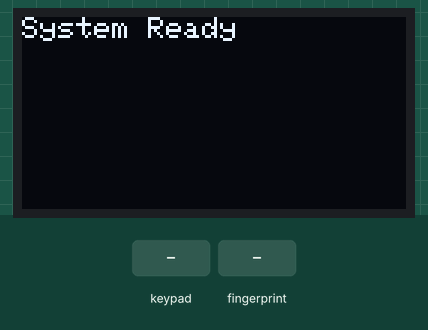
The sketch below on a simulated ESP32. Parts: 128×64 one-colour display. Inputs (shaded band) come from the test bench. WiFi joins after 1.5 s; servers stay silent unless stated; uploads are accepted with an empty reply; storage starts empty; what the sketch prints to the serial monitor is not drawn.

Above: at 4.3 s.
4.4 s: keypad keys 2 6 2 7 1 4 1 3 # pressed 0.4 s apart
At 8.4 s:
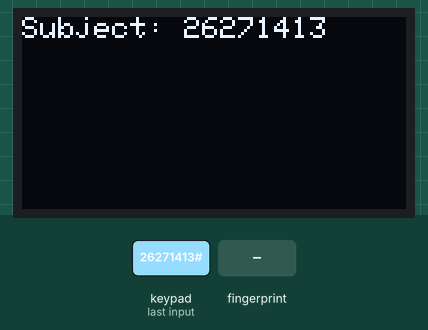
9.5 s: finger stored as number 1 placed on the sensor
At 10.7 s:
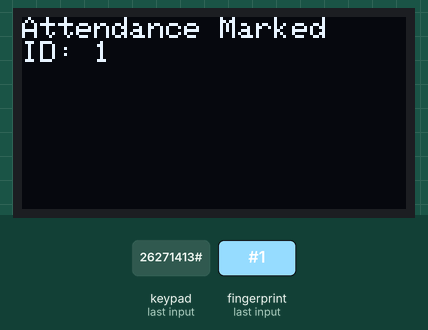
11.5 s: key 'A' pressed
At 13.2 s:
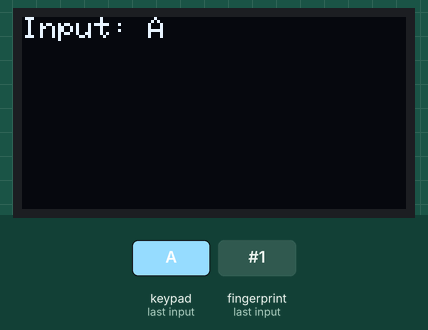
13.5 s: key 'B' pressed
At 14.7 s:
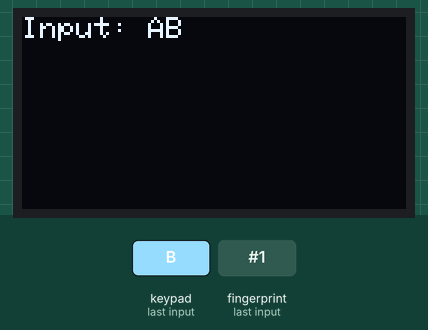
15.0 s: keypad keys 2 6 2 7 1 4 1 3 * pressed 0.4 s apart
At 19.0 s:
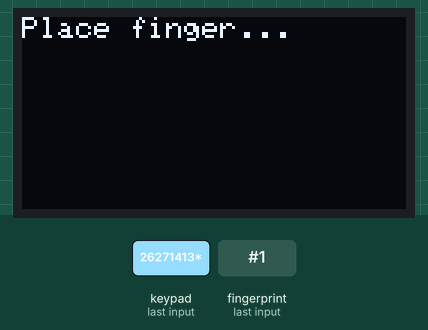
20.1 s: finger stored as number 1 placed on the sensor
At 21.4 s:
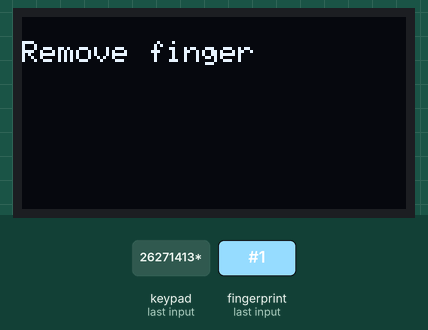
Timing chart, 0 to 23.1 s (numbered marks = the images above; inputs shaded):
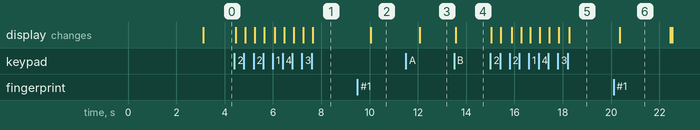

The sketch:

main.ino
```cpp
#include <Adafruit_Fingerprint.h>
#include <Wire.h>
#include <Adafruit_GFX.h>
#include <Adafruit_SSD1306.h>
#include <Adafruit_Keypad.h>
#include <SPIFFS.h>
#include <FS.h>
#include <WiFi.h>
#include <WebServer.h>
#include <vector>
#include <SoftwareSerial.h>
#include <HTTPClient.h>

// WiFi credentials
const char* ssid = "SSID";
const char* password = "PASSWORD";

const char* GOOGLE_SCRIPT_ID = "SCRIPT_ID"; // Replace with your script ID
const char* googleSheetURL = "GOOGLE_SHEET_URL";

// Web Server
WebServer server(80);

// OLED Display Configuration
#define SCREEN_WIDTH 128
#define SCREEN_HEIGHT 64
#define OLED_RESET -1
Adafruit_SSD1306 display(SCREEN_WIDTH, SCREEN_HEIGHT, &Wire, OLED_RESET);

// Keypad Configuration
#define KEYPAD_PID 419
const byte ROWS = 4;
const byte COLS = 4;
char keys[ROWS][COLS] = {
  {'1','2','3','A'},
  {'4','5','6','B'},
  {'7','8','9','C'},
  {'*','0','#','D'}
};
byte rowPins[ROWS] = {26, 27, 14, 13}; // GPIOs connected to row pins
byte colPins[COLS] = {12, 32, 33, 25}; // GPIOs connected to column pins
Adafruit_Keypad customKeypad = Adafruit_Keypad(makeKeymap(keys), rowPins, colPins, ROWS, COLS);

// Fingerprint Sensor (using hardware Serial2 for better reliability)
#define FINGERPRINT_RX 16
#define FINGERPRINT_TX 17
Adafruit_Fingerprint finger = Adafruit_Fingerprint(&Serial2);

// Global Variables
String currentSubjectCode = "";
String inputBuffer = "";
File attendanceFile;
std::vector<String> subjectCodes;
int lastEnrolledRoll = 0;

bool sendToGoogleSheets(String action, String data1, String data2, String data3 = "") {
  HTTPClient http;
  String url = String(googleSheetURL);
  url += "?action=" + action;
  url += "&data1=" + urlEncode(data1);
  url += "&data2=" + urlEncode(data2);
  if (data3 != "") {
    url += "&data3=" + urlEncode(data3);
  }

  http.begin(url);
  int httpCode = http.GET();
  bool success = (httpCode == 200);
  http.end();
  return success;
}

// URL encoding function
String urlEncode(String str) {
  String encodedString = "";
  char c;
  char code0;
  char code1;
  for (int i = 0; i < str.length(); i++) {
    c = str.charAt(i);
    if (c == ' ') {
      encodedString += '+';
    } else if (isalnum(c)) {
      encodedString += c;
    } else {
      code1 = (c & 0xf) + '0';
      if ((c & 0xf) > 9) {
        code1 = (c & 0xf) - 10 + 'A';
      }
      c = (c >> 4) & 0xf;
      code0 = c + '0';
      if (c > 9) {
        code0 = c - 10 + 'A';
      }
      encodedString += '%';
      encodedString += code0;
      encodedString += code1;
    }
  }
  return encodedString;
}

// HTML Template for Web Dashboard
const char* htmlTemplate = R"(
<!DOCTYPE html>
<html>
<head>
    <title>Attendance Dashboard</title>
    <style>
        body { font-family: Arial, sans-serif; margin: 20px; }
        .container { max-width: 800px; margin: 0 auto; }
        table { width: 100%; border-collapse: collapse; margin-top: 20px; }
        th, td { border: 1px solid #ddd; padding: 8px; text-align: left; }
        th { background-color: #f2f2f2; }
        .download-btn {
            background-color: #4CAF50;
            color: white;
            padding: 10px 20px;
            text-decoration: none;
            border-radius: 4px;
            display: inline-block;
            margin: 10px 0;
        }
    </style>
</head>
<body>
    <div class="container">
        <h1>Attendance Dashboard</h1>
        <h2>Available Subject Codes:</h2>
        %SUBJECT_LIST%
    </div>
</body>
</html>
)";

void handleRoot() {
  String subjectList = "<ul>";
  for (String code : subjectCodes) {
    subjectList += "<li>" + code + "</li>";
  }
  subjectList += "</ul>";
  String html = String(htmlTemplate);
  html.replace("%SUBJECT_LIST%", subjectList);
  server.send(200, "text/html", html);
}

void handleDownload() {
  String csvContent = "Timestamp,FingerprintID,SubjectCode\n";
  if (SPIFFS.exists("/attendance.csv")) {
    File file = SPIFFS.open("/attendance.csv", "r");
    while (file.available()) {
      csvContent += file.readStringUntil('\n') + "\n";
    }
    file.close();
  }
  server.send(200, "text/csv", csvContent);
}

void setup() {
  Serial.begin(115200);

  // Initialize SPIFFS
  if (!SPIFFS.begin(true)) {
    Serial.println("An Error has occurred while mounting SPIFFS");
    return;
  }

  // Initialize OLED Display
  if (!display.begin(SSD1306_SWITCHCAPVCC, 0x3C)) {
    Serial.println(F("SSD1306 allocation failed"));
    for (;;);
  }
  display.clearDisplay();
  display.setTextSize(1);
  display.setTextColor(SSD1306_WHITE);
  display.setCursor(0, 0);
  display.println("Initializing...");
  display.display();

  // Initialize Keypad
  customKeypad.begin();

  // Initialize Fingerprint Sensor
  finger.begin(57600);
  if (finger.verifyPassword()) {
    Serial.println("Found fingerprint sensor!");
  } else {
    Serial.println("Did not find fingerprint sensor :(");
    while (1) { delay(1); }
  }

  // Initialize WiFi
  WiFi.begin(ssid, password);
  while (WiFi.status() != WL_CONNECTED) {
    delay(1000);
    Serial.println("Connecting to WiFi...");
  }
  Serial.println("Connected to WiFi");
  Serial.println(WiFi.localIP());

  // Initialize Web Server
  server.on("/", handleRoot);
  server.on("/download", handleDownload);
  server.begin();
  Serial.println("HTTP server started");

  // Load subject codes (example)
  subjectCodes.push_back("CS101");
  subjectCodes.push_back("MATH201");

  display.clearDisplay();
  display.setCursor(0, 0);
  display.println("System Ready");
  display.display();
}

void loop() {
  server.handleClient();
  customKeypad.tick();

  // Handle Keypad Input
  while (customKeypad.available()) {
    keypadEvent e = customKeypad.read();
    if (e.bit.EVENT == KEY_JUST_PRESSED) {
      char key = (char)e.bit.KEY;
      if (key == '#') {
        if (inputBuffer.length() > 0) {
          currentSubjectCode = inputBuffer;
          inputBuffer = "";
          display.clearDisplay();
          display.setCursor(0, 0);
          display.println("Subject: " + currentSubjectCode);
          display.display();
        }
      } else if (key == '*') {
        enrollFingerprint();
      } else {
        inputBuffer += key;
        display.clearDisplay();
        display.setCursor(0, 0);
        display.println("Input: " + inputBuffer);
        display.display();
      }
    }
  }

  // Handle Fingerprint Scanning
  int fingerprintID = getFingerprintID();
  if (fingerprintID > 0) {
    String timestamp = String(millis());
    String data = timestamp + "," + String(fingerprintID) + "," + currentSubjectCode + "\n";

    // Save to local file
    attendanceFile = SPIFFS.open("/attendance.csv", FILE_APPEND);
    if (attendanceFile) {
      attendanceFile.print(data);
      attendanceFile.close();
    }

    // Send to Google Sheets
    sendToGoogleSheets("attendance", String(fingerprintID), currentSubjectCode, timestamp);

    display.clearDisplay();
    display.setCursor(0, 0);
    display.println("Attendance Marked");
    display.println("ID: " + String(fingerprintID));
    display.display();
    delay(2000);
  }
}

int getFingerprintID() {
  uint8_t p = finger.getImage();
  if (p != FINGERPRINT_OK) return -1;

  p = finger.image2Tz();
  if (p != FINGERPRINT_OK) return -1;

  p = finger.fingerFastSearch();
  if (p != FINGERPRINT_OK) return -1;

  return finger.fingerID;
}

void enrollFingerprint() {
  display.clearDisplay();
  display.setCursor(0, 0);
  display.println("Place finger...");
  display.display();

  int id = lastEnrolledRoll + 1;
  uint8_t p = -1;

  while (p != FINGERPRINT_OK) {
    p = finger.getImage();
    switch (p) {
      case FINGERPRINT_OK:
        break;
      case FINGERPRINT_NOFINGER:
        break;
      default:
        display.clearDisplay();
        display.println("Error capturing");
        display.display();
        delay(2000);
        return;
    }
  }

  p = finger.image2Tz(1);
  if (p != FINGERPRINT_OK) {
    display.clearDisplay();
    display.println("Error processing");
    display.display();
    delay(2000);
    return;
  }

  display.clearDisplay();
  display.println("Remove finger");
  display.display();
  delay(2000);

  p = finger.getImage();
  while (p != FINGERPRINT_NOFINGER) {
    p = finger.getImage();
  }

  display.clearDisplay();
  display.println("Place same finger");
  display.display();

  while (p != FINGERPRINT_OK) {
    p = finger.getImage();
    switch (p) {
      case FINGERPRINT_OK:
        break;
      default:
        display.clearDisplay();
        display.println("Error capturing");
        display.display();
        delay(2000);
        return;
    }
  }

  p = finger.image2Tz(2);
  if (p != FINGERPRINT_OK) {
    display.clearDisplay();
    display.println("Error processing");
    display.display();
    delay(2000);
    return;
  }

  p = finger.createModel();
  if (p != FINGERPRINT_OK) {
    display.clearDisplay();
    display.println("Fingerprints don't match");
    display.display();
    delay(2000);
    return;
  }

  p = finger.storeModel(id);
  if (p == FINGERPRINT_OK) {
    lastEnrolledRoll = id;
    sendToGoogleSheets("enroll", String(id), "");
    display.clearDisplay();
    display.println("Enrolled ID: " + String(id));
    display.display();
    delay(2000);
  } else {
    display.clearDisplay();
    display.println("Error storing");
    display.display();
    delay(2000);
  }
}
```

Measured:
- after the input at 4.4 s, the display: first changes after 0.07 s (image 1 shows a later state)
- after the input at 9.5 s, the display: changes after 0.55 s (image 2)
- after the input at 11.5 s, the display: changes after 0.58 s (image 3)
- after the input at 13.5 s, the display: changes after 0.06 s (image 4)
- after the input at 15.0 s, the display: first changes at once (image 5 shows a later state)
- after the input at 20.1 s, the display: changes after 0.26 s (image 6)
- what the display in image 6 shows lasts 2.0 s, from 20.4 s to 22.4 s
